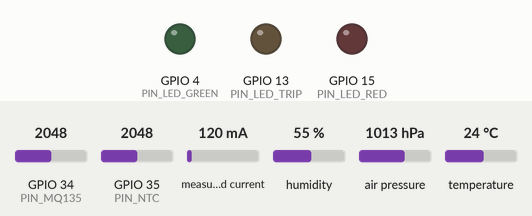
Bench run of a sketch on a simulated ESP32. On the bench: output pins drawn as LEDs (lit = HIGH). The inputs (shaded band) are chosen by the test bench; at power-on: GPIO 34 (PIN_MQ135) = 2048, GPIO 35 (PIN_NTC) = 2048, measured current 120 mA, humidity 55 %, air pressure 1013 hPa, temperature 24 °C. WiFi joins after 1.5 s; servers stay silent unless stated; no MQTT or app messages arrive unless stated; not simulated (calls return 0 or success): passwd.h; what the sketch prints to the serial monitor is not drawn.

Above: at 2.7 s.
2.8 s: GPIO 34 (PIN_MQ135) set to 3158
At 5.4 s:
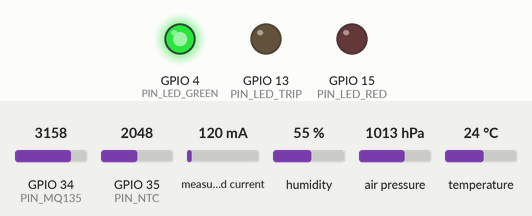
5.8 s: GPIO 34 (PIN_MQ135) set to 3251
At 6.7 s:
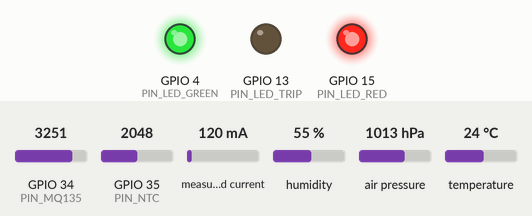
7.4 s: GPIO 35 (PIN_NTC) set to 3452
10.4 s: GPIO 35 (PIN_NTC) set to 3546
At 11.3 s:
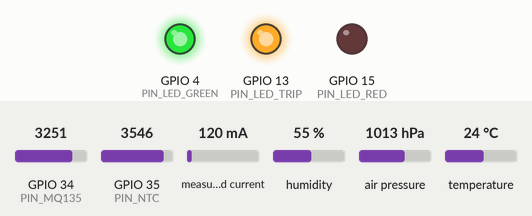
Timing chart, 0 to 12.9 s (numbered marks = the images above; inputs shaded):
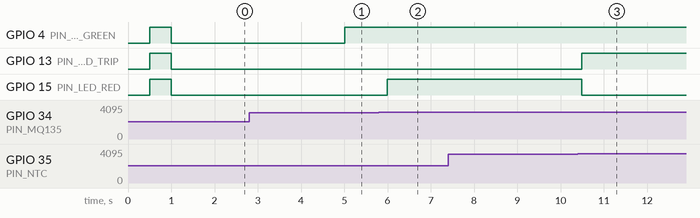

Measured:
- the behaviour switches between 3199 and 3200 on GPIO 34 (PIN_MQ135) (found by bisection; images 1 and 2)
- the behaviour switches between 3478 and 3479 on GPIO 35 (PIN_NTC) (found by bisection; images 2 and 3)
- after the input at 5.8 s, GPIO 15 (PIN_LED_RED): LOW → HIGH after 0.19 s
- after the input at 7.4 s, every drawn part: stays the same
- after the input at 10.4 s, GPIO 13 (PIN_LED_TRIP): LOW → HIGH after 0.09 s; GPIO 15 (PIN_LED_RED): HIGH → LOW after 0.09 s

The sketch:

First.ino
```cpp
#include <WiFi.h>
#include <PubSubClient.h>
#include <Wire.h>
#include <Adafruit_INA219.h>
#include <Adafruit_BME280.h>
#include <ArduinoJson.h>

// ==========================================
// --- CONFIGURATION ---
// ==========================================
#include "passwd.h"

// SECURED MQTT CREDENTIALS
const char* mqtt_user = "hvac_admin";
const char* mqtt_pass = "iot_secure_123";

// --- PINS ---
#define PIN_SDA 21
#define PIN_SCL 22
#define PIN_MQ135 34
#define PIN_NTC 35
#define PIN_LED_GREEN 4
#define PIN_LED_RED 15
#define PIN_LED_TRIP 13

// --- SAFETY THRESHOLDS ---
#define TRIP_CURRENT_mA 3000.0
#define TRIP_TEMP_C     80.0
#define NUM_INA_SAMPLES 20

// --- NTC THERMISTOR CONFIGURATION ---
#define NTC_SERIES_RESISTOR 10000.0
#define NTC_NOMINAL_RESIST  10000.0
#define NTC_NOMINAL_TEMP    25.0
#define NTC_B_COEFFICIENT   3950.0

// --- THE CALIBRATION OFFSET ---
// CHANGE THIS NUMBER: If your NTC is reading 10 degrees higher than the BME280, set this to -10.0
#define NTC_CALIBRATION_OFFSET 10.2

// ==========================================
// --- SHARED DATA STRUCTURE & RTOS ---
// ==========================================
struct SensorData {
  float current_mA;
  float motor_temp_c;
  float env_temp_c;
  float pressure_hPa;
  float humidity_rh;
  int   mq135_raw;
  float mq135_volts;
  bool  ina_ok;
  bool  bme_ok;
  bool  mq_ok;
  bool  ntc_ok;
  bool  is_tripped;
  bool  updated;
};

SensorData sharedData;
SemaphoreHandle_t dataMutex;

Adafruit_INA219 ina219;
Adafruit_BME280 bme;
WiFiClient espClient;
PubSubClient client(espClient);

TaskHandle_t TaskSensors;
TaskHandle_t TaskComms;

// --- MATH HELPER ---
float round2Decimals(float value) {
  return round(value * 100.0) / 100.0;
}

// ==========================================
// --- SETUP ---
// ==========================================
void setup() {
  Serial.begin(115200);
  delay(500);

  pinMode(PIN_MQ135, INPUT);
  pinMode(PIN_NTC, INPUT);
  pinMode(PIN_LED_GREEN, OUTPUT);
  pinMode(PIN_LED_RED, OUTPUT);
  pinMode(PIN_LED_TRIP, OUTPUT);

  sharedData.is_tripped = false;

  // Boot sequence LEDs
  digitalWrite(PIN_LED_GREEN, HIGH);
  digitalWrite(PIN_LED_RED, HIGH);
  digitalWrite(PIN_LED_TRIP, HIGH);

  dataMutex = xSemaphoreCreateMutex();
  Wire.begin(PIN_SDA, PIN_SCL);
  delay(500);

  Serial.println("\n--- SYSTEM BOOT: HEALTH CHECKS ---");

  if (!ina219.begin()) { Serial.println("FAULT: INA219 not found!"); sharedData.ina_ok = false; }
  else { Serial.println("OK: INA219 Ready."); sharedData.ina_ok = true; }

  if (!bme.begin(0x76) && !bme.begin(0x77)) { Serial.println("FAULT: BME280 not found!"); sharedData.bme_ok = false; }
  else { Serial.println("OK: BME280 Ready."); sharedData.bme_ok = true; }

  sharedData.mq_ok = true;
  sharedData.ntc_ok = true;

  digitalWrite(PIN_LED_GREEN, LOW);
  digitalWrite(PIN_LED_RED, LOW);
  digitalWrite(PIN_LED_TRIP, LOW);

  Serial.println("Starting Core 1 (Sensors)...");
  xTaskCreatePinnedToCore(taskSensorsCode, "Sensors", 10000, NULL, 1, &TaskSensors, 1);
  delay(500);
  Serial.println("Starting Core 0 (Comms)...");
  xTaskCreatePinnedToCore(taskCommsCode, "Comms", 16000, NULL, 1, &TaskComms, 0);
}

void loop() { vTaskDelete(NULL); }

// ==========================================
// --- CORE 1: SENSING & FAULT DETECTION ---
// ==========================================
void taskSensorsCode(void * parameter) {
  for(;;) {
    if (sharedData.is_tripped) {
      vTaskDelay(1000 / portTICK_PERIOD_MS);
      continue;
    }

    float temp_cur = 0, env_t = 0, p_hpa = 0, h_rh = 0;
    int mq_raw = 0;
    float ntc_temp_c = 0;
    bool local_ntc_ok = true;

    // 1. INA219 Averaging
    if (sharedData.ina_ok) {
      float total_mA = 0;
      for (int i = 0; i < NUM_INA_SAMPLES; i++) {
        total_mA += ina219.getCurrent_mA();
        delay(1);
      }
      temp_cur = round2Decimals(total_mA / NUM_INA_SAMPLES);
    }

    // 2. BME280
    if (sharedData.bme_ok) {
      env_t = round2Decimals(bme.readTemperature());
      p_hpa = round2Decimals(bme.readPressure() / 100.0F);
      h_rh = round2Decimals(bme.readHumidity());
    }

    // 3. MQ-135
    long mq_sum = 0;
    for(int i = 0; i < 10; i++) { mq_sum += analogRead(PIN_MQ135); delay(2); }
    mq_raw = mq_sum / 10;
    float mq_volts = round2Decimals((mq_raw / 4095.0) * 3.3 * 2.0);
    bool local_mq_ok = (mq_raw > 20 && mq_raw < 3200);

    // 4. NTC Math with Calibration
    int ntc_raw = analogRead(PIN_NTC);
    if (ntc_raw < 10 || ntc_raw > 4085) {
      local_ntc_ok = false;
    } else {
      float ntc_resistance = NTC_SERIES_RESISTOR * ((4095.0 / ntc_raw) - 1.0);
      float steinhart;
      steinhart = ntc_resistance / NTC_NOMINAL_RESIST;
      steinhart = log(steinhart);
      steinhart /= NTC_B_COEFFICIENT;
      steinhart += 1.0 / (NTC_NOMINAL_TEMP + 273.15);
      steinhart = 1.0 / steinhart;

      // APPLY THE CALIBRATION OFFSET HERE
      ntc_temp_c = round2Decimals((steinhart - 273.15) + NTC_CALIBRATION_OFFSET);
    }

    bool tripped_now = (temp_cur > TRIP_CURRENT_mA) || (ntc_temp_c > TRIP_TEMP_C);

    if (xSemaphoreTake(dataMutex, portMAX_DELAY) == pdTRUE) {
      sharedData.current_mA = temp_cur;
      sharedData.env_temp_c = env_t;
      sharedData.motor_temp_c = ntc_temp_c;
      sharedData.pressure_hPa = p_hpa;
      sharedData.humidity_rh = h_rh;
      sharedData.mq135_raw = mq_raw;
      sharedData.mq135_volts = mq_volts;
      sharedData.mq_ok = local_mq_ok;
      sharedData.ntc_ok = local_ntc_ok;
      if (tripped_now) sharedData.is_tripped = true;
      sharedData.updated = true;
      xSemaphoreGive(dataMutex);
    }
    vTaskDelay(100 / portTICK_PERIOD_MS);
  }
}

// ==========================================
// --- CORE 0: WIFI, MQTT & LED LOGIC ---
// ==========================================
void taskCommsCode(void * parameter) {
  Serial.println("Core 0 Initialized. Waiting for network...");
  vTaskDelay(2000 / portTICK_PERIOD_MS);

  WiFi.mode(WIFI_STA);
  client.setServer(mqtt_server, 1883);
  client.setBufferSize(1024);

  unsigned long lastPublish = 0;

  for(;;) {
    // 1. WIFI Check
    if (WiFi.status() != WL_CONNECTED) {
      digitalWrite(PIN_LED_GREEN, millis() % 1000 < 500);
      WiFi.disconnect(true);
      WiFi.begin(ssid, password);
      int attempts = 0;
      while (WiFi.status() != WL_CONNECTED && attempts < 20) {
        vTaskDelay(500 / portTICK_PERIOD_MS);
        attempts++;
      }
    }

    // 2. SECURED MQTT RECONNECT with LWT
    if (WiFi.status() == WL_CONNECTED && !client.connected()) {
      digitalWrite(PIN_LED_GREEN, millis() % 200 < 100);
      Serial.print("Connecting to Secured MQTT... ");

      if (client.connect("CentralSensorNode_01", mqtt_user, mqtt_pass, status_topic, 1, true, "offline")) {
        Serial.println("CONNECTED!");
        client.publish(status_topic, "online", true);
      } else {
        Serial.print("FAILED, rc=");
        Serial.println(client.state());
        vTaskDelay(3000 / portTICK_PERIOD_MS);
      }
    }

    // 3. PUBLISHING LOOP
    if (client.connected()) {
        digitalWrite(PIN_LED_GREEN, HIGH);
        client.loop();

        if (millis() - lastPublish > 1000) {
            lastPublish = millis();

            bool has_fault = false;
            bool is_tripped = false;

            if (xSemaphoreTake(dataMutex, 100) == pdTRUE) {
              if (sharedData.updated) {
                has_fault = (!sharedData.ina_ok || !sharedData.bme_ok || !sharedData.mq_ok || !sharedData.ntc_ok);
                is_tripped = sharedData.is_tripped;

                StaticJsonDocument<512> doc;
                doc["node_id"] = "hvac_monitor_01";
                doc["uptime_s"] = millis() / 1000;

                JsonObject health = doc.createNestedObject("health");
                health["ina219"] = sharedData.ina_ok;
                health["bme280"] = sharedData.bme_ok;
                health["mq135"]  = sharedData.mq_ok;
                health["ntc"]    = sharedData.ntc_ok;
                health["trip_status"] = is_tripped;

                if (is_tripped) health["sys_status"] = "TRIPPED";
                else if (has_fault) health["sys_status"] = "DEGRADED";
                else health["sys_status"] = "OPTIMAL";

                JsonObject data = doc.createNestedObject("data");
                data["motor_mA"]   = sharedData.current_mA;
                data["motor_temp_C"] = sharedData.motor_temp_c;
                data["env_temp_C"] = sharedData.env_temp_c;
                data["env_hum_RH"] = sharedData.humidity_rh;
                data["env_pres_hPa"]= sharedData.pressure_hPa;
                data["air_qual_raw"]= sharedData.mq135_raw;
                data["air_qual_V"]  = sharedData.mq135_volts;

                sharedData.updated = false;
                xSemaphoreGive(dataMutex);

                char buffer[512];
                serializeJson(doc, buffer);
                client.publish(mqtt_topic, buffer);
                Serial.println(buffer);
              } else {
                xSemaphoreGive(dataMutex);
              }
            }
        }
    }

    // 4. PHYSICAL LED STATUS
    bool local_fault = false, local_trip = false;
    if (xSemaphoreTake(dataMutex, 10) == pdTRUE) {
        local_fault = (!sharedData.ina_ok || !sharedData.bme_ok || !sharedData.mq_ok || !sharedData.ntc_ok);
        local_trip = sharedData.is_tripped;
        xSemaphoreGive(dataMutex);
    }
    digitalWrite(PIN_LED_TRIP, local_trip ? HIGH : LOW);
    digitalWrite(PIN_LED_RED, (local_fault && !local_trip) ? HIGH : LOW);

    vTaskDelay(50 / portTICK_PERIOD_MS);
  }
}
```
